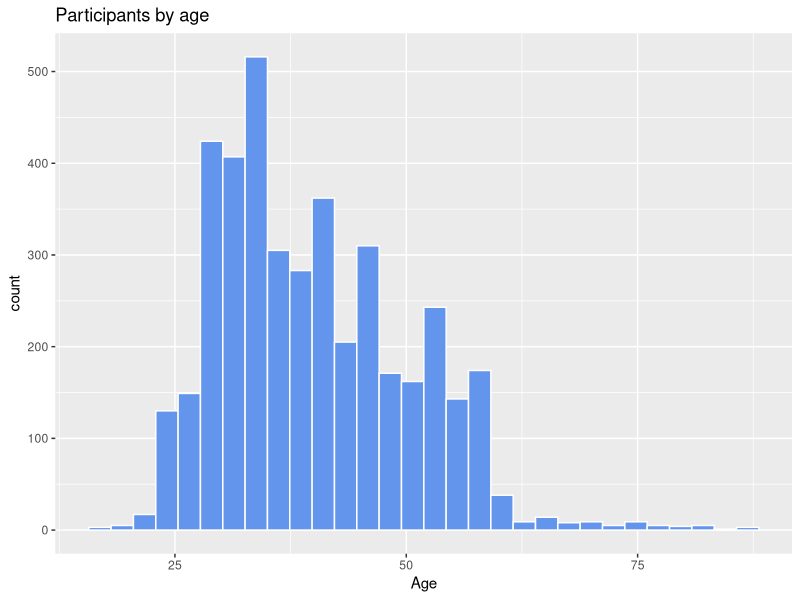
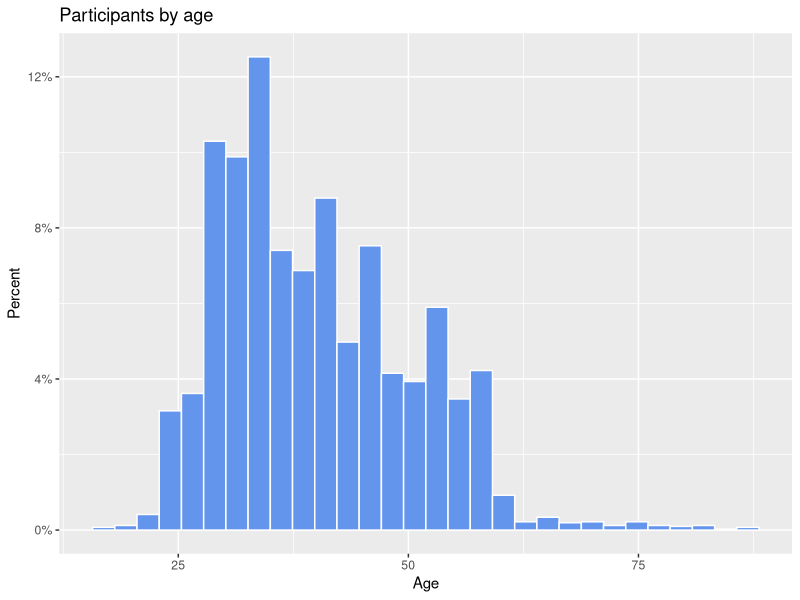
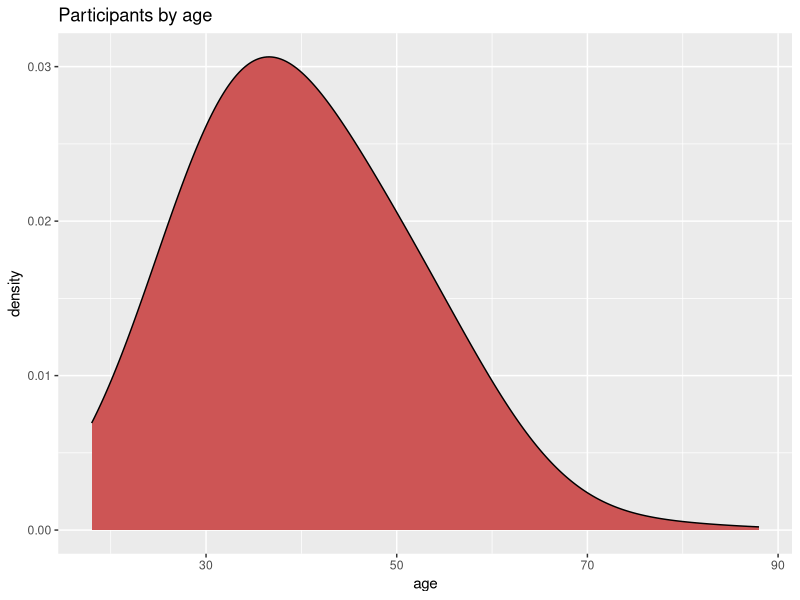
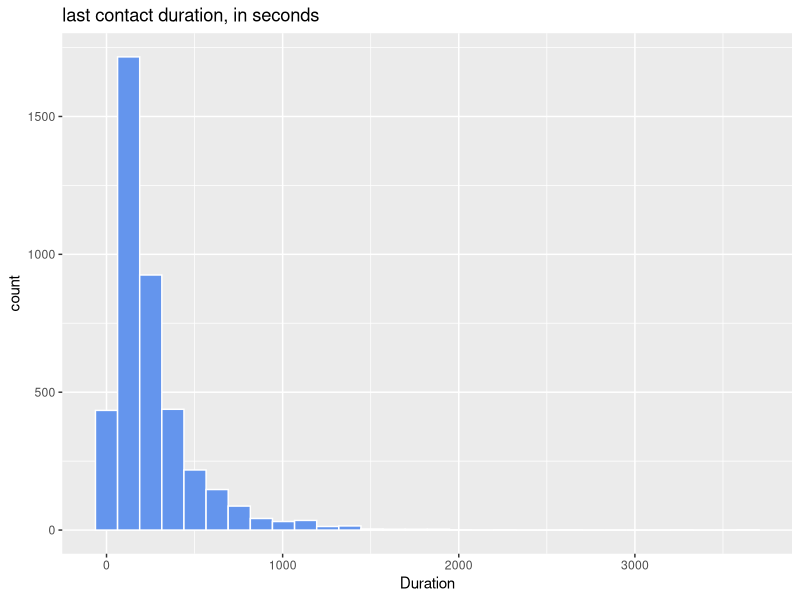
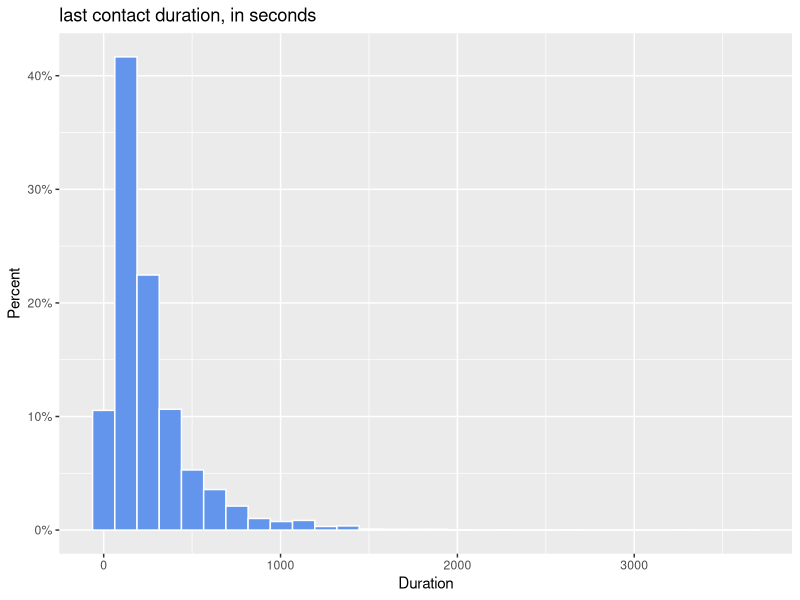
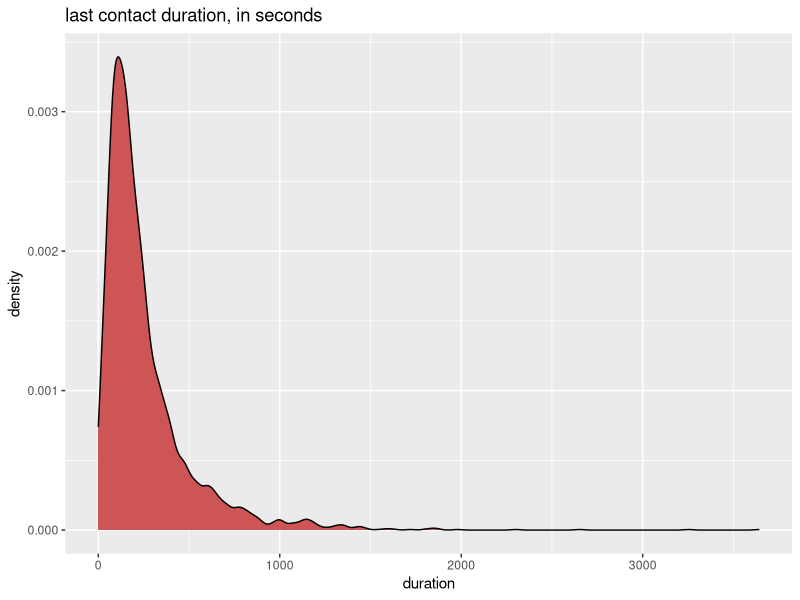

Write the R code that produced these figures, in order.
setwd("E:/Statisrical progamming")
bank=read.csv("dataset_1_bank_client_contact.csv")
attach(bank)
bank
summary(bank$age)

library(ggplot2)

#age

ggplot(bank,aes(x=age))+
  geom_histogram(fill = "cornflowerblue",
                 color = "white")+labs(title = "Participants by age",x="Age")

library(scales)



summary(bank$age)

ggplot(bank, 
       aes(x = age, 
           y= ..count.. / sum(..count..))) +
  geom_histogram(fill = "cornflowerblue", 
                 color = "white") + 
  labs(title="Participants by age", 
       y = "Percent",
       x = "Age") +
  scale_y_continuous(labels = percent)

ggplot(bank, aes(x = age)) +
  geom_density(fill = "indianred3", bw = 8) + 
  labs(title = "Participants by age")

#duration

summary(bank$duration)

ggplot(bank,aes(x=duration))+
  geom_histogram(fill = "cornflowerblue",
                 color = "white")+labs(title = "last contact duration, in seconds ",
                                       x="Duration")

ggplot(bank, 
       aes(x =duration, 
           y= ..count.. / sum(..count..))) +
  geom_histogram(fill = "cornflowerblue", 
                 color = "white") + 
  labs(title="last contact duration, in seconds", 
       y = "Percent",
       x = "Duration") +
  scale_y_continuous(labels = percent)

ggplot(bank, aes(x = duration)) +
  geom_density(fill = "indianred3", bw = 25) + 
  labs(title = "last contact duration, in seconds")
